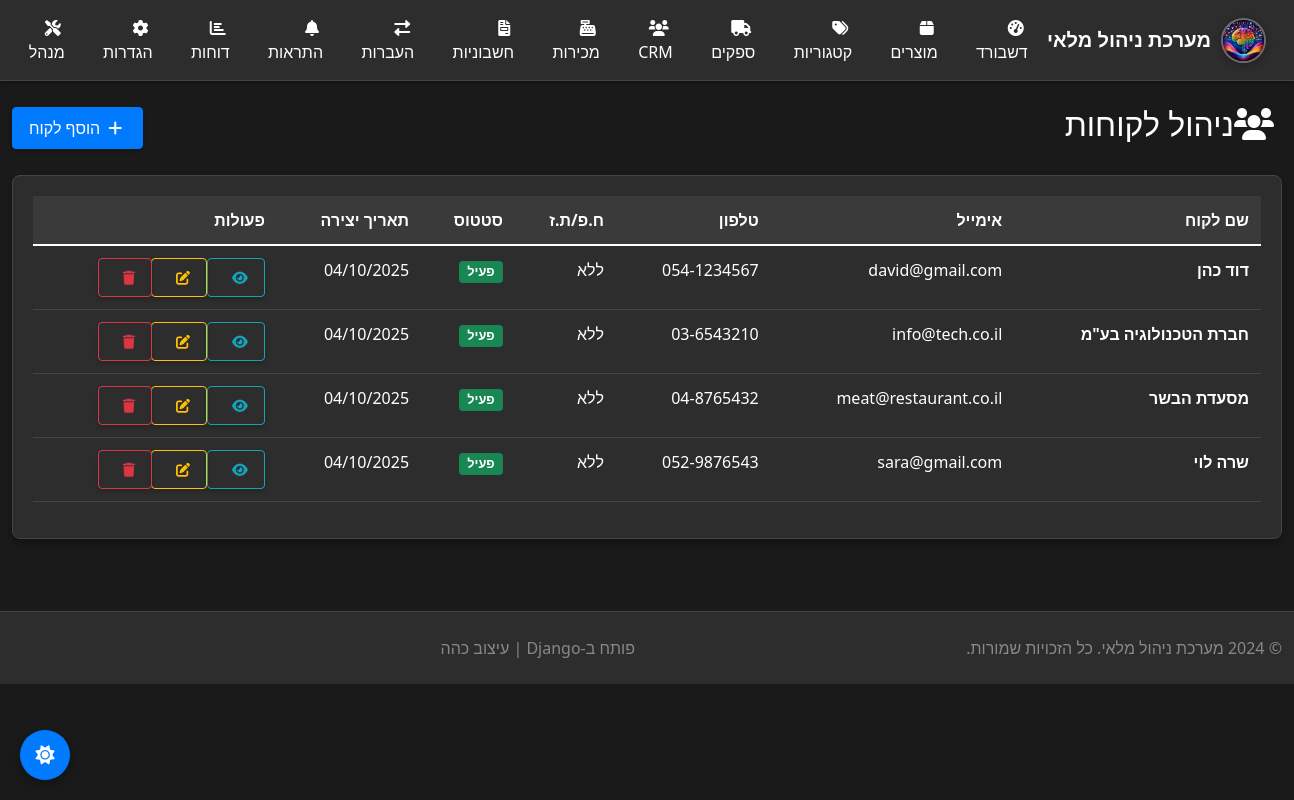
Page /crm/customers/ on the committed database.
### inventory/models.py (models this page shows, shortened)
class Customer(models.Model):
    CUSTOMER_TYPE_CHOICES = [
        ('individual', 'פרטי'),
        ('business', 'עסקי'),
        ('wholesale', 'סיטונאי'),
    ]
    PRIORITY_CHOICES = [
        ('low', 'נמוכה'),
        ('medium', 'בינונית'),
        ('high', 'גבוהה'),
        ('vip', 'VIP'),
    ]
    name = models.CharField(max_length=200, verbose_name="שם לקוח")
    customer_type = models.CharField(max_length=20, choices=CUSTOMER_TYPE_CHOICES, default='individual', verbose_name="סוג לקוח")
    priority = models.CharField(max_length=20, choices=PRIORITY_CHOICES, default='medium', verbose_name="עדיפות")
    email = models.EmailField(blank=True, null=True, verbose_name="אימייל")
    phone = models.CharField(max_length=20, blank=True, null=True, verbose_name="טלפון")
    mobile = models.CharField(max_length=20, blank=True, null=True, verbose_name="נייד")
    website = models.URLField(blank=True, null=True, verbose_name="אתר אינטרנט")
    address = models.TextField(blank=True, null=True, verbose_name="כתובת")
    city = models.CharField(max_length=100, blank=True, null=True, verbose_name="עיר")
    postal_code = models.CharField(max_length=10, blank=True, null=True, verbose_name="מיקוד")
    country = models.CharField(max_length=100, default='ישראל', verbose_name="מדינה")
    tax_id = models.CharField(max_length=20, blank=True, null=True, verbose_name="ח.פ/ת.ז")
    id_number = models.CharField(max_length=20, blank=True, null=True, verbose_name="ת.ז")
    customer_code = models.CharField(max_length=20, unique=True, blank=True, null=True, verbose_name="קוד לקוח")
    credit_limit = models.DecimalField(max_digits=10, decimal_places=2, default=0, verbose_name="מגבלת אשראי")
    payment_terms = models.CharField(max_length=100, default='30 ימים', verbose_name="תנאי תשלום")
    discount_percent = models.DecimalField(max_digits=5, decimal_places=2, default=0, verbose_name="אחוז הנחה")
    total_purchases = models.DecimalField(max_digits=12, decimal_places=2, default=0, verbose_name="סה\"כ רכישות")
    last_purchase_date = models.DateTimeField(blank=True, null=True, verbose_name="רכישה אחרונה")
    total_orders = models.PositiveIntegerField(default=0, verbose_name="סה\"כ הזמנות")
    is_active = models.BooleanField(default=True, verbose_name="פעיל")
    is_vip = models.BooleanField(default=False, verbose_name="לקוח VIP")
    notes = models.TextField(blank=True, null=True, verbose_name="הערות")
    created_at = models.DateTimeField(auto_now_add=True)
    updated_at = models.DateTimeField(auto_now=True)
    created_by = models.ForeignKey(User, on_delete=models.SET_NULL, null=True, blank=True, verbose_name="נוצר על ידי")
    class Meta:
        ordering = ['name']
        verbose_name = "לקוח"
        verbose_name_plural = "לקוחות"

### inventory/views.py (the view)
# urls.py: path('crm/customers/', views.customer_list, name='customer_list'),
def customer_list(request):
    customers = Customer.objects.all()
    return render(request, 'inventory/customer_list.html', {'customers': customers})

### inventory/templates/inventory/customer_list.html (shortened to what this page needs)
{% extends 'inventory/base.html' %}
{% load static %}
{% block content %}
        <div class="row">
            <div class="col-12">
                <div class="d-flex justify-content-between align-items-center mb-4">
                    <h2><i class="fas fa-users me-2"></i>ניהול לקוחות</h2>
                    <a href="{% url 'add_customer' %}" class="btn btn-primary">
                        <i class="fas fa-plus me-1"></i>הוסף לקוח
                    </a>
                </div>
                <div class="card">
                    <div class="card-body">
                        {% if customers %}
                            <div class="table-responsive">
                                <table class="table table-hover">
                                    <thead>
                                        <tr>
                                            <th>שם לקוח</th>
                                            <th>אימייל</th>
                                            <th>טלפון</th>
                                            <th>ח.פ/ת.ז</th>
                                            <th>סטטוס</th>
                                            <th>תאריך יצירה</th>
                                            <th>פעולות</th>
                                        </tr>
                                    </thead>
                                    <tbody>
                                        {% for customer in customers %}
                                        <tr>
                                            <td>
                                                <strong>{{ customer.name }}</strong>
                                            </td>
                                            <td>{{ customer.email|default:"ללא" }}</td>
                                            <td>{{ customer.phone|default:"ללא" }}</td>
                                            <td>{{ customer.tax_id|default:"ללא" }}</td>
                                            <td>
                                                <span class="badge bg-{% if customer.is_active %}success{% else %}danger{% endif %}">
                                                    {% if customer.is_active %}פעיל{% else %}לא פעיל{% endif %}
                                                </span>
                                            </td>
                                            <td>{{ customer.created_at|date:"d/m/Y" }}</td>
                                            <td>
                                                <div class="btn-group btn-group-sm">
                                                    <a href="{% url 'customer_detail' customer.pk %}" class="btn btn-outline-info" title="צפה">
                                                        <i class="fas fa-eye"></i>
                                                    </a>
                                                    <a href="{% url 'edit_customer' customer.pk %}" class="btn btn-outline-warning" title="ערוך">
                                                        <i class="fas fa-edit"></i>
                                                    </a>
                                                    <a href="{% url 'delete_customer' customer.pk %}" class="btn btn-outline-danger" title="מחק">
                                                        <i class="fas fa-trash"></i>
                                                    </a>
                                                </div>
                                            </td>
                                        </tr>
                                        {% endfor %}
                                    </tbody>
                                </table>
                            </div>
                        {% else %}
                            <div class="alert alert-info text-center">
                                <i class="fas fa-info-circle me-2"></i>
                                לא נמצאו לקוחות
                            </div>
                        {% endif %}
                    </div>
                </div>
            </div>
        </div>
{% endblock %}

### inventory/static/inventory/css/dark-theme.css (style rules this page uses)
:root { --bg-primary: #1a1a1a; --bg-secondary: #2d2d2d; --bg-tertiary: #3a3a3a; --text-primary: #ffffff; --text-secondary: #b0b0b0; --text-muted: #888888; --border-color: #444444; --accent-color: #007bff; --accent-hover: #0056b3; --success-color: #28a745; --warning-color: #ffc107; --danger-color: #dc3545; --info-color: #17a2b8; }
body { background-color: var(--bg-primary) !important; color: var(--text-primary) !important; font-family: 'Segoe UI', Tahoma, Geneva, Verdana, sans-serif; }
.card { background-color: var(--bg-secondary) !important; border: 1px solid var(--border-color) !important; color: var(--text-primary) !important; box-shadow: 0 4px 6px rgba(0,0,0,0.3) !important; border-radius: 8px !important; margin-bottom: 1.5rem !important; }
.card-body { padding: 1.25rem !important; }
.table { color: var(--text-primary) !important; border-color: var(--border-color) !important; }
.table thead th { background-color: var(--bg-tertiary) !important; color: var(--text-primary) !important; border-color: var(--border-color) !important; font-weight: 600 !important; padding: 0.75rem !important; }
.table tbody td { padding: 0.75rem !important; border-color: var(--border-color) !important; }
.table-hover tbody tr { transition: background-color 0.2s ease !important; }
.btn { font-weight: 500 !important; border-radius: 4px !important; padding: 0.5rem 1rem !important; transition: all 0.3s ease !important; box-shadow: 0 2px 4px rgba(0,0,0,0.2) !important; border-width: 1px !important; }
.btn i { margin-left: 0.5rem !important; }
.btn-primary { background-color: var(--accent-color) !important; border-color: var(--accent-color) !important; color: #ffffff !important; }
.btn-outline-danger { background-color: transparent !important; color: var(--danger-color) !important; border-color: var(--danger-color) !important; }
.btn-outline-warning { background-color: transparent !important; color: var(--warning-color) !important; border-color: var(--warning-color) !important; }
.btn-outline-info { background-color: transparent !important; color: var(--info-color) !important; border-color: var(--info-color) !important; }
.badge { font-weight: 600 !important; }
.badge.bg-success, .badge.bg-primary, .badge.bg-danger, .badge.bg-warning, .badge.bg-info { color: #ffffff !important; }
a { color: var(--accent-color) !important; }
[dir="rtl"] .table { text-align: right; }

### inventory/templates/inventory/base.html (style rules this page uses)
html, body { background-color: #1a1a1a !important; color: #ffffff !important; }
.table-responsive { max-height: 400px; }
.badge { font-size: 0.8em; }
.card { box-shadow: 0 4px 6px rgba(0,0,0,0.3); }
.btn { box-shadow: 0 2px 4px rgba(0,0,0,0.2); }

### rows in the picture
Customer: name "דוד כהן", email "david@gmail.com", phone "054-1234567", tax_id "ללא", is_active "פעיל", created_at "04/10/2025"
Customer: name "חברת הטכנולוגיה בע\"מ", email "info@tech.co.il", phone "03-6543210", tax_id "ללא", is_active "פעיל", created_at "04/10/2025"
Customer: name "מסעדת הבשר", email "meat@restaurant.co.il", phone "04-8765432", tax_id "ללא", is_active "פעיל", created_at "04/10/2025"
Customer: name "שרה לוי", email "sara@gmail.com", phone "052-9876543", tax_id "ללא", is_active "פעיל", created_at "04/10/2025"
